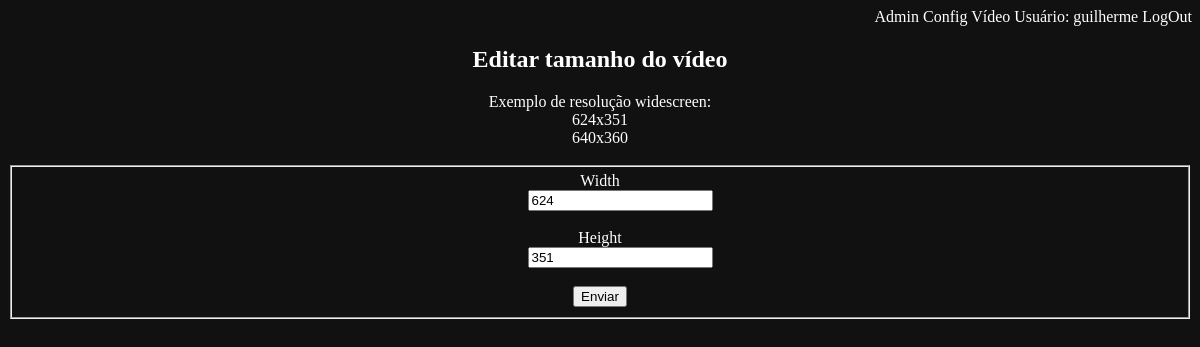
The page /config_edit_size?id=1 (signed in) on the database as committed earlier.
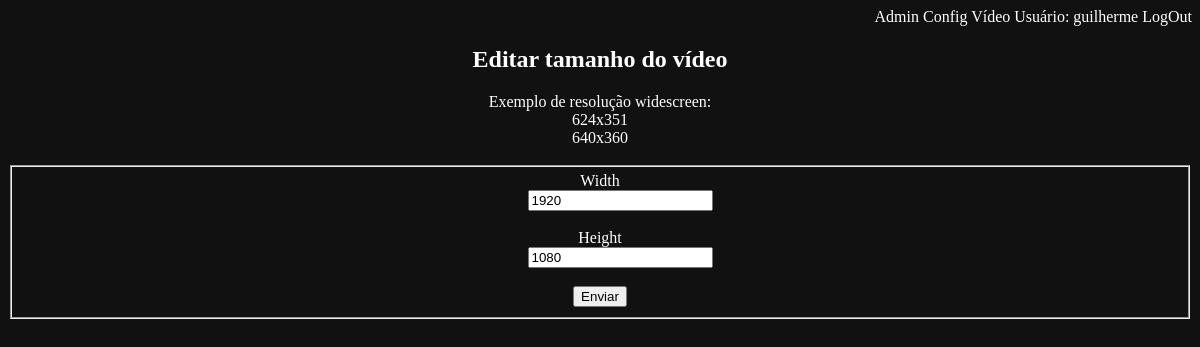
The same page on the database as committed later.
### models.py (models this page shows, shortened)
class ConfigModel(db.Model):
    __tablename__ = "config"
    id = db.Column(db.Integer, primary_key=True)
    orientacao = db.Column(db.Text())
    width = db.Column(db.Text())
    height = db.Column(db.Text())

### app.py (the view)
@app.route('/config_edit_size', methods=['GET', 'POST'])
@login_required
def config_edit_size():
    crud = Crud()
    id=request.args.get('id')
    config = crud.retrieve_one(id, ConfigModel)
    form = SizeForm(width=config.width, height=config.height)
    if form.validate_on_submit():
        config.set_width(form.width.data)
        config.set_height(form.height.data)
        crud.update('')
        return redirect(url_for('config'))
    return render_template('config_edit_size.html', form=form)

### forms.py
class SizeForm(FlaskForm):
    id = HiddenField('id')
    width = StringField('Width', validators=[DataRequired()])
    height = StringField('Height', validators=[DataRequired()])
    submit = SubmitField('Enviar')

### app.py (called while the page is built)
@app.after_request
def add_header(response):
    response.headers['X-UA-Compatible'] = 'IE=Edge,chrome=1'
    response.headers['Cache-Control'] = 'no-cache, no-store, must-revalidate'
    response.headers['Pragma'] = 'no-cache'
    response.headers['Expires'] = '0'
    return response

### blueprints/login/login_bp.py (called while the page is built)
@login_manager.user_loader
def load_user(user_id):
    return UserModel.query.get(user_id)

### crud.py (called while the page is built)
    def retrieve_one(self, id, ClassModel):
        try:
            query = ClassModel.query.filter_by(id=id).first()
        except:
            flash("Erro na busca")
        return query

### templates/config_edit_size.html (shortened to what this page needs)
{% extends "template.html" %}
{% block content %}
<h2>Editar tamanho do vídeo</h2>
Exemplo de resolução widescreen:<br>
624x351<br>
640x360<br><br>
<div class="form">
  {% from "_formhelpers.html" import render_field %}
  <form method="POST">
    <fieldset>
      {{ render_field(form.width) }}
      {{ render_field(form.height) }}
      {{ form.submit }}
    </fieldset>
  </form>
</div>
{% endblock %}

### templates/_formhelpers.html (shortened to what this page needs)
{% macro render_field(field) %}
  <dt>{{ field.label }} <br>
  <dd>{{ field(**kwargs)|safe }} <br><br>
  </dd>
{% endmacro %}

Rows that differ between the two databases and show on the page:
changed ConfigModel: width "624" → "1920"; height "351" → "1080"
